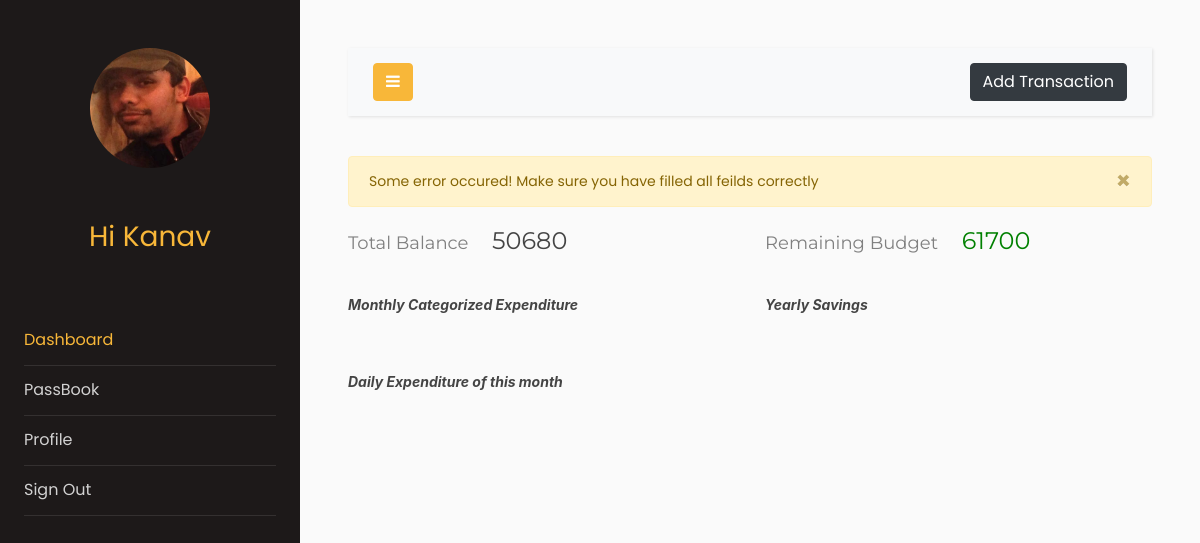
The app's page /dashboard (signed in) with its own data.
### models.py (models this page shows, shortened)
class Users(db.Model, UserMixin):
    __tablename__ = "users"
    id = db.Column(db.Integer, primary_key=True)
    email = db.Column(db.String(64), unique=True, index=True)
    name = db.Column(db.String(64))
    pasword_hash = db.Column(db.String(128))
    income = db.Column(db.Integer)
    budget = db.Column(db.Integer)
    profile_image = db.Column(db.String(128), nullable=False, default='default_profile.png')
    trans = db.relationship('Transactions', backref='User', lazy='dynamic')

### app.py (the view)
@app.route("/dashboard", methods=["GET", "POST"])
@login_required
def dashboard():
    transForm = transactionForm()
    bar = ghaint_chart()
    line = baseGraph()
    line2 = baseGraph2()
    line3 = savingGraph()
    line4 = savingGraph2()
    TotalBal = totalBal()
    LeftBal = leftBal()
    if transForm.validate_on_submit():
        print("In form")
        data = Transactions(
            cashFlow=transForm.flow.data,
            amount=transForm.amount.data,
            description=transForm.description.data,
            cat=transForm.category.data,
            date=transForm.date.data,
            userId=current_user.id,
        )
        db.session.add(data)
        db.session.commit()
        flash("Transaction added successfully!")
        print("data send")
        return redirect(url_for("dashboard"))
    elif not transForm.validate_on_submit():
        flash("Some error occured! Make sure you have filled all feilds correctly")
    return render_template(
        "dashboard.html",
        transForm=transForm,
        plot=bar,
        plot2=line,
        plot3=line2,
        plot4=line3,
        plot5=line4,
        totalBal=TotalBal,
        leftBal=LeftBal,
    )

### basicGraph.py (called while the page is built)
def expenditure(mydate):
    amount = 0
    uid = current_user.id
    for obj in Transactions.query.filter_by(userId = uid).all():
        if obj.date.year == today.year and obj.date.month == today.month and obj.date.day <= mydate:
            if obj.cashFlow == 2:
                amount += obj.amount
    return amount

def basic_graph():
    x = np.arange(31)
    y = [0]*31
    uid = current_user.id
    for obj in Transactions.query.filter_by(userId = uid).all():
        if obj.date.year == today.year and obj.date.month == today.month and obj.cashFlow == 2:
            y[obj.date.day] += obj.amount
    return x,y

def basic_graph2():
    x = np.arange(31)
    y = [0]*31
    for xi in x:
        y[xi] = expenditure(xi)
    return x,y

### graphs.py (called while the page is built)
def savingGraph():
    x, y = savings()
    df = pd.DataFrame({"x": x, "y": y})  # creating a sample dataframe
    data = [
        go.Scatter(x=df["x"], y=df["y"], mode="lines", name="Monthly")
    ]  # assign x as the dataframe column 'x'
    graphJSON = json.dumps(data, cls=plotly.utils.PlotlyJSONEncoder)
    return graphJSON

def savingGraph2():
    x, y = savings2()
    df = pd.DataFrame({"x": x, "y": y})  # creating a sample dataframe
    data = [
        go.Scatter(x=df["x"], y=df["y"], mode="lines", name="Aggregate")
    ]  # assign x as the dataframe column 'x'
    graphJSON = json.dumps(data, cls=plotly.utils.PlotlyJSONEncoder)
    return graphJSON

def baseGraph():
    x, y = basic_graph()
    df = pd.DataFrame({"x": x, "y": y})  # creating a sample dataframe
    data = [
        go.Scatter(x=df["x"], y=df["y"], mode="lines", name="Daily")
    ]  # assign x as the dataframe column 'x'
    graphJSON = json.dumps(data, cls=plotly.utils.PlotlyJSONEncoder)
    return graphJSON

def baseGraph2():
    x, y = basic_graph2()
    df = pd.DataFrame({"x": x, "y": y})  # creating a sample dataframe
    data = [
        go.Scatter(x=df["x"], y=df["y"], mode="lines", name="Aggregate")
    ]  # assign x as the dataframe column 'x'
    graphJSON = json.dumps(data, cls=plotly.utils.PlotlyJSONEncoder)
    return graphJSON

def ghaint_chart():
    x, y = xyfunc()
    df = pd.DataFrame({"x": x, "y": y})  # creating a sample dataframe
    data = [
        go.Pie(
            labels=df["x"],
            values=df["y"],
            hole=0.4,
            title="This Months expenses",
        )
    ]  # assign x as the dataframe column 'x'
    graphJSON = json.dumps(data, cls=plotly.utils.PlotlyJSONEncoder)
    return graphJSON

### templates/dashboard.html (shortened to what this page needs)
<!doctype html>
<html lang="en">
  <head>
		<link rel="stylesheet" href="https://stackpath.bootstrapcdn.com/font-awesome/4.7.0/css/font-awesome.min.css">
    <link rel="stylesheet" href="{{ url_for('static', filename='css1/style.css') }}">
  </head>
  <body style="overflow-x: hidden;">
		<div class="wrapper d-flex align-items-stretch">
			<nav id="sidebar">
				<div class="p-4 pt-5">
		  		<a href="#" class="img logo rounded-circle mb-5" style="background-image: url({{url_for('static',filename='profile_pics/'+current_user.profile_image)}});"></a>
          <h3 style="color: #f8b739; font-family: Poppins, Arial, sans-serif; text-align: center;">Hi {{current_user.name}}</h3>
          <br>
          <br>
          <ul class="list-unstyled components mb-5">
	          <li class="active">
	            <a href="{{url_for('dashboard')}}" >Dashboard</a>
	          </li>
            <li>
              <a href="{{url_for('passbook')}}">PassBook</a>
            </li>
            <li>
              <a href="{{url_for('profile')}}">Profile</a>
	          </li>
	          <li>
              <a href="{{url_for('logout')}}">Sign Out</a>
            </li>
	        </ul>
	      </div>
    	</nav>
      <div id="content" class="p-4 p-md-5">
        <nav class="navbar navbar-expand-lg navbar-light bg-light">
          <div class="container-fluid">
            <button type="button" id="sidebarCollapse" class="btn btn-primary">
              <i class="fa fa-bars"></i>
            </button>
            <button class="btn btn-dark ml-auto d-inline-block" data-toggle="modal" data-target="#transaction">Add Transaction</button>
          </div>
        </nav>
          {% for mess in get_flashed_messages() %}
          <div class="alert alert-warning alert-dismissible fade show" role="alert">
            <button
              type="button"
              class="fad close"
              data-dismiss="alert"
              aria-label="Close"
            >
              <span aria-hidden="true">&times;</span>
            </button>
            {{mess}}
          </div>
          {% endfor %}
        <div class="row">
          <div class="col-md-6">
            <h4 style="font-family: Montserrat; color: #444;"><span style="color: grey; font-size: large;">Total Balance &nbsp &nbsp </span>{{totalBal}}</h4>
          </div>
          <div class="col-md-6">
            {%if leftBal>=0%}
            <h4 style="font-family: Montserrat; color: #444;"><span style="color: grey; font-size: large;">Remaining Budget &nbsp &nbsp </span><span style="color: green;">{{leftBal}}</span></h4>
            {%else%}
            <h4 style="font-family: Montserrat; color: #444;"><span style="color: grey; font-size: large;">Overspent &nbsp &nbsp </span><span style="color: red;">{{(-leftBal)}}</span></h4>
            {%endif%}
          </div>
        </div>
        <br>
          <div class="row">
            <div class="col-md-6">
              <em style="font-family:-apple-system, BlinkMacSystemFont, 'Segoe UI', Roboto, Oxygen, Ubuntu, Cantarell, 'Open Sans', 'Helvetica Neue', sans-serif; color: #444; font-weight: bold;">
                Monthly Categorized Expenditure</em>
            </div>
            <div class="col-md-6">
              <em
                style="font-family:-apple-system, BlinkMacSystemFont, 'Segoe UI', Roboto, Oxygen, Ubuntu, Cantarell, 'Open Sans', 'Helvetica Neue', sans-serif; color: #444; font-weight: bold;">
                Yearly Savings</em>
            </div>
            </div>
            <div class="row">
              <div class="col-md-12">
                <em
                    style="font-family:-apple-system, BlinkMacSystemFont, 'Segoe UI', Roboto, Oxygen, Ubuntu, Cantarell, 'Open Sans', 'Helvetica Neue', sans-serif; color: #444; font-weight: bold;">
                Daily Expenditure of this month</em>
              </div>
            </div>
        </div>
		</div>
  </body>
</html>

### records on screen
Users: profile_image (picture), name "Kanav"

### other values on screen
{{ mess }} "Some error occured! Make sure you have filled all feilds correctly"
{{ totalBal }} "50680"
{{ leftBal }} "61700"
